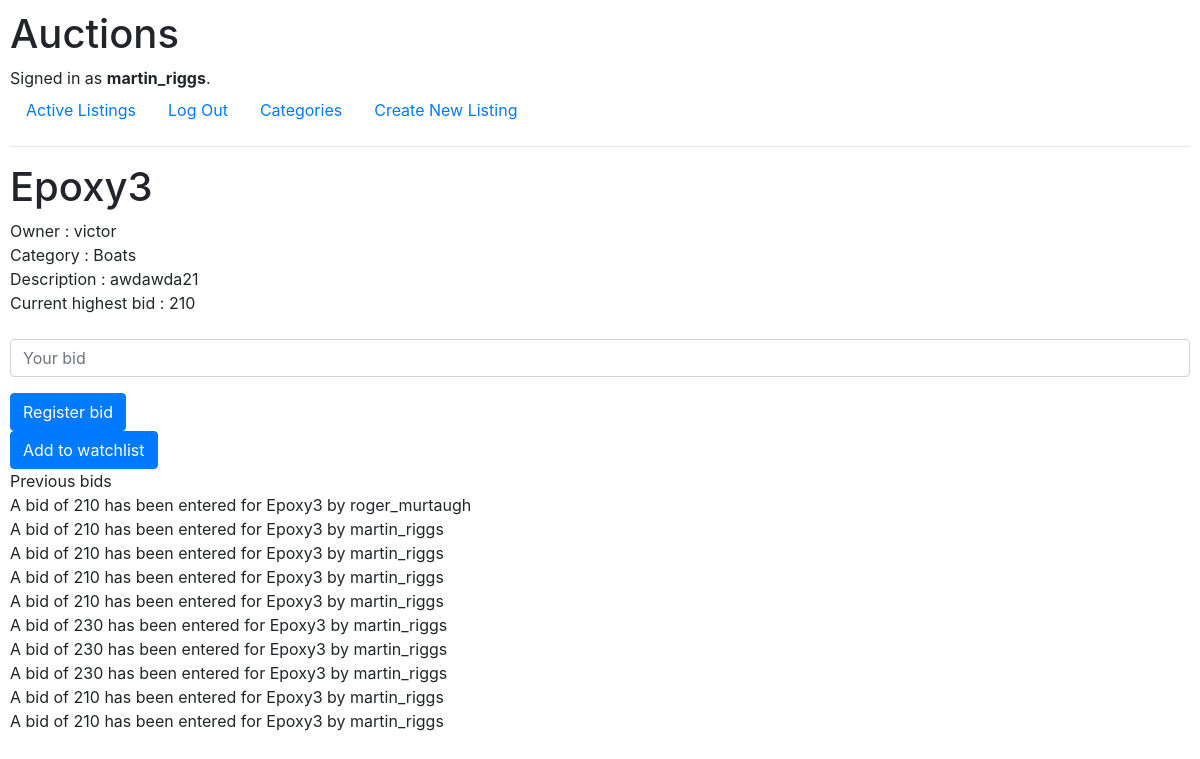
Page /3 (signed in) on the committed database.
### auctions/models.py (models this page shows, shortened)
class User(AbstractUser):
	id = models.BigAutoField(primary_key=True)

class AuctionListing(models.Model):
	id = models.BigAutoField(primary_key=True)
	user_name = models.ForeignKey(User, on_delete = models.CASCADE, default = "victor")
	listingname = models.CharField(max_length = 50)
	listingdesc = models.CharField(max_length = 200, blank = True)
	listingurl = models.CharField(max_length = 100, blank = True)
	listingcategory = models.CharField(max_length = 20, blank = True)
	liquid = models.BooleanField(default = True)
	initbid = models.IntegerField()

class AuctionBid(models.Model):
	id = models.BigAutoField(primary_key=True)
	username_bid = models.ForeignKey(User, on_delete = models.CASCADE, blank = True, default = "victor")
	listingname_bid = models.CharField(max_length = 50, blank = True)
	listingnameid_bid =  models.IntegerField(default = 0)
	followbid = models.IntegerField()
	def __str__(self):
		return f"A bid of {self.followbid} has been entered for {self.listingname_bid} by {self.username_bid}"

### auctions/views.py (the view)
# urls.py: path("<int:listing_id>", views.listingpage, name="listingpage"),
def listingpage(request, listing_id):
    listing = AuctionListing.objects.get(id=listing_id)
    auctionbidall = list(AuctionBid.objects.all())
    if request.user.is_authenticated:
        if request.method == "POST":
            if listing.user_name != request.user:
                username_bid_v = request.user
                listingname_bid_v = listing.listingname
                followbid_v = request.POST["newbid"]
                try:
                    auctionbid = AuctionBid.objects.create(username_bid=username_bid_v, listingname_bid=listingname_bid_v, followbid=followbid_v)
                    auctionbid.save()
                    if int(auctionbid.followbid) > int(listing.initbid) :
                        listing.initbid = auctionbid.followbid
                        listing.save()
                except IntegrityError:
                    return HttpResponseRedirect(reverse("index"))
                return render(request, "auctions/listingpage.html", {
                    "listing": listing,
                    "auctionbidall" : list(AuctionBid.objects.all()),
                    "message": "Your bid is " + auctionbid.followbid
                })
            else:
                listing.liquid = False
                listing.save()
                return render(request, "auctions/listingpage.html", {
                    "listing": listing,
                    "auctionbidall" : list(AuctionBid.objects.all()),
                    "closed" : True,
                    "message": "Auction closed by owner"
                })
        else:
            if listing.user_name == request.user:
                return render(request, "auctions/listingpage.html", {
                    "listing": listing,
                    "auctionbidall" : list(AuctionBid.objects.all()),
                    "user_match" : True
                    })
            else:
                return render(request, "auctions/listingpage.html", {
                    "listing": listing,
                    "auctionbidall" : list(AuctionBid.objects.all()),
                    "user_match" : False
                    })
    else:
        return HttpResponseRedirect(reverse("index"))

### auctions/templates/auctions/listingpage.html (shortened to what this page needs)
{% extends "auctions/layout.html" %}
{% block body %}
<div>
	<h1>{{ listing.listingname }}</h1>
    <div>Owner : {{ listing.user_name }}</div>
	<div>Category : {{ listing.listingcategory }}</div>
	<div>Description : {{ listing.listingdesc }}</div>
	<div>Current highest bid : {{ listing.initbid }}</div>
    {% if user.is_authenticated %}
	<form action="{% url 'listingpage' listing.id %}" method="post">
        {% if closed %}
        <div>Auction closed at {{ listing.initbid }}</div>
        {% else %}
        {% if user_match %}
        <input class="btn btn-primary" type="submit" value="Close bidding">
        {% else %}
        <div class="form-group">
            <input class="form-control" type="text" name="newbid" placeholder="Your bid">
        </div>
        <input class="btn btn-primary" type="submit" value="Register bid">
        {% endif %}
        {% endif %}
    </form>
    <form action="{% url 'watchlist' listing.id %}" method="post">
        <input class="btn btn-primary" type="submit" value="Add to watchlist">
    </form>
    {% endif %}
    <div>Previous bids</div>
    {% for auctionbid0 in auctionbidall %}
    {% if auctionbid0.listingname_bid == listing.listingname %}
        <div>{{ auctionbid0 }}</div>
    {% endif %}
    {% endfor %}
</div>
{% endblock %}

### auctions/templates/auctions/layout.html (shortened to what this page needs)
{% load static %}
<!DOCTYPE html>
<html lang="en">
    <head>
        <link rel="stylesheet" href="https://stackpath.bootstrapcdn.com/bootstrap/4.4.1/css/bootstrap.min.css">
        <link href="{% static 'auctions/styles.css' %}" rel="stylesheet">
    </head>
    <body>
        <h1>Auctions</h1>
        <div>
            {% if user.is_authenticated %}
                Signed in as <strong>{{ user.username }}</strong>.
            {% else %}
                Not signed in.
            {% endif %}
        </div>
        <ul class="nav">
            <li class="nav-item">
                <a class="nav-link" href="{% url 'index' %}">Active Listings</a>
            </li>
            {% if user.is_authenticated %}
            <li class="nav-item">
                    <a class="nav-link" href="{% url 'logout' %}">Log Out</a>
            </li>
            <li class="nav-item">
                    <a class="nav-link" href="{% url 'category' %}">Categories</a>
            </li>
            <li class="nav-item">
                    <a class="nav-link" href="{% url 'listentry' %}">Create New Listing</a>
            </li>
            {% endif %}
        </ul>
        <hr>
        {% block body %}
        {% endblock %}
    </body>
</html>

### auctions/static/auctions/styles.css (style rules this page uses)
body { padding: 10px; }

### rows in the picture
User: username "martin_riggs"
AuctionListing: listingname "Epoxy3", user_name "victor", listingcategory "Boats", listingdesc "awdawda21", initbid "210"
AuctionBid: followbid+listingname_bid+username_bid "A bid of 210 has been entered for Epoxy3 by roger_murtaugh"
AuctionBid: followbid+listingname_bid+username_bid "A bid of 210 has been entered for Epoxy3 by martin_riggs"
AuctionBid: followbid+listingname_bid+username_bid "A bid of 210 has been entered for Epoxy3 by martin_riggs"
AuctionBid: followbid+listingname_bid+username_bid "A bid of 210 has been entered for Epoxy3 by martin_riggs"
AuctionBid: followbid+listingname_bid+username_bid "A bid of 210 has been entered for Epoxy3 by martin_riggs"
AuctionBid: followbid+listingname_bid+username_bid "A bid of 230 has been entered for Epoxy3 by martin_riggs"
AuctionBid: followbid+listingname_bid+username_bid "A bid of 230 has been entered for Epoxy3 by martin_riggs"
AuctionBid: followbid+listingname_bid+username_bid "A bid of 230 has been entered for Epoxy3 by martin_riggs"
AuctionBid: followbid+listingname_bid+username_bid "A bid of 210 has been entered for Epoxy3 by martin_riggs"
AuctionBid: followbid+listingname_bid+username_bid "A bid of 210 has been entered for Epoxy3 by martin_riggs"
